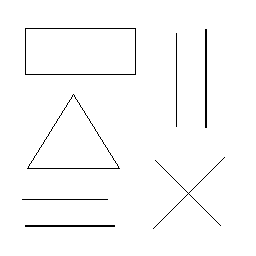
#> input picture images/shrinking.bmp, 256 x 256 px
$ jupyter execute ch07-1.ipynb
#> lines starting #> are read from the running program, lines starting #| are printed output that depends on the picture; after the words box and inside, x2 and y2 are one past the last pixel; in counts of white or black regions, pixels touching at a corner belong together
[cell 1]
import cv2
import numpy as np
import matplotlib.pyplot as plt

[cell 2]
img1 = cv2.imread('../images/shrinking.bmp')
#> img1 is the input picture: shape (256, 256, 3); 98.1% white; black in thin lines or dots, all inside (x1, y1, x2, y2) = (22, 28, 225, 229)
RGB_img = cv2.cvtColor(img1, cv2.COLOR_BGR2RGB)

gImg = cv2.cvtColor(RGB_img, cv2.COLOR_RGB2GRAY)
print(gImg.shape)
#| (256, 256)
plt.imshow(gImg, cmap='gray')

[cell 3]
# outImg = cv2.resize(gImg, None, fx = 0.5, fy = 0.5, interpolation=cv2.INTER_LINEAR)
# outImg = cv2.resize(gImg, None, fx = 0.3, fy = 0.3, interpolation=cv2.INTER_NEAREST)
outImg = cv2.resize(gImg, None, fx = 0.3, fy = 0.3, interpolation=cv2.INTER_CUBIC)
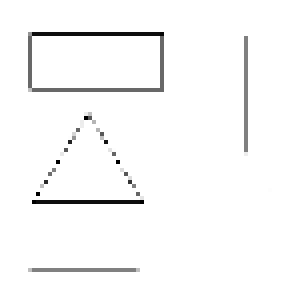
#> outImg: shape (77, 77) (shown 4 times larger); min 0, max 255, mean 249.1

plt.imshow(outImg, cmap='gray')

[cell 4]
blurImg = cv2.GaussianBlur(gImg, (3, 3), 1)
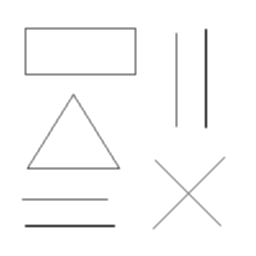
#> blurImg: shape (256, 256); min 70, max 255, mean 250.1
outImg = cv2.resize(blurImg, None, fx = 0.5, fy = 0.5, interpolation=cv2.INTER_LINEAR)
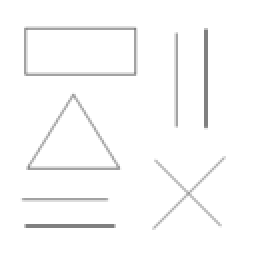
#> outImg: shape (128, 128) (shown 2 times larger); min 128, max 255, mean 250.1
# outImg = cv2.resize(blurImg, None, fx = 0.3, fy = 0.3, interpolation=cv2.INTER_NEAREST)
# outImg = cv2.resize(blurImg, None, fx = 0.3, fy = 0.3, interpolation=cv2.INTER_CUBIC)

plt.imshow(outImg, cmap='gray')
